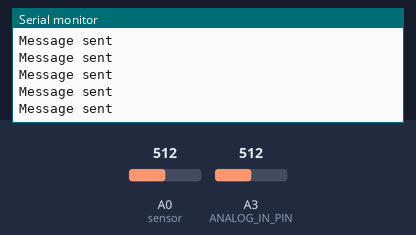
This sketch was run on a simulated Arduino Uno, built with avr-gcc and run on an emulated ATmega328P. Shown: the last lines printed to the serial monitor. The test bench sets the inputs (shaded band); at power-on: A0 (sensor) = 512, A3 (ANALOG_IN_PIN) = 512. No radio packets arrive unless stated.

Above: at 1.2 s.
1.3 s: A0 (sensor) set to 716
At 2.45 s:
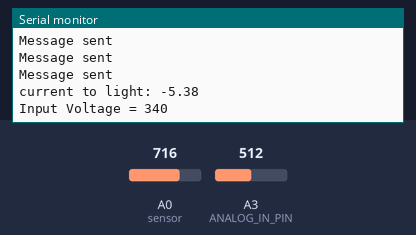
2.8 s: A3 (ANALOG_IN_PIN) set to 716
At 4.1 s:
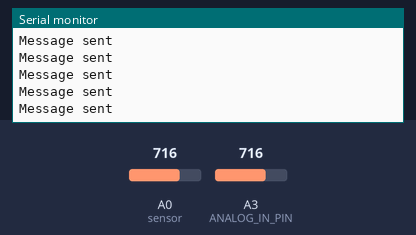
4.3 s: A0 (sensor) set to 900
At 4.42 s:
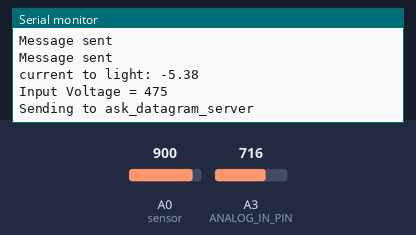
5.8 s: A3 (ANALOG_IN_PIN) set to 900
At 6.19 s:
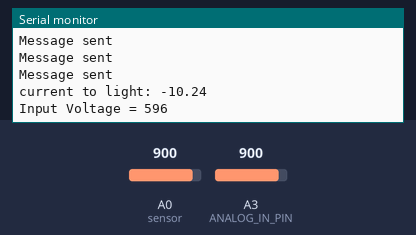
Timing chart, 0 to 8.3 s (numbered marks = the images above; inputs shaded):
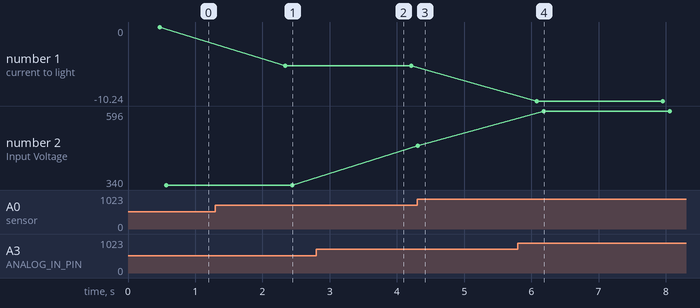

The sketch:

transmitter_with_voltage.ino
```cpp
#include <RHDatagram.h>
#include <RH_ASK.h>
#include <SPI.h>


//RH communication
#define CLIENT_ADDRESS 2
#define SERVER_ADDRESS 1
#define ANALOG_IN_PIN A3
// Singleton instance of the radio driver
RH_ASK driver (2000, 4, 2, 5);
// Class to manage message delivery and receipt, using the driver declared above
RHDatagram manager(driver, CLIENT_ADDRESS);


struct dataStruct{
  float lightValue;
  //float tileValue;
  int voltageValue;
  unsigned long counter;
}dataStructValue;

byte buf[sizeof(dataStructValue)] = {0};

void setup() {
  Serial.begin(9600);

  //RF communication
  if (!manager.init())
    Serial.println("init failed");

  dataStructValue.lightValue=0;
  //dataStructValue.tileValue=0;
  dataStructValue.voltageValue=0;
}

void loop() {
  //Serial.println("------------------------------------");
  float lightValue;
  //float tileValue;
  int voltageValue;

  /*
  tile(); //Read temp sensor
  //delay(1000);
  delay(100);
  */

  light(); //Read hygrometer
  //delay(1000);
  delay(100);

  voltage(); //Read hygrometer
  //delay(1000);
  delay(100);


  SendValues(); //Send sensor values
  //delay(1000);
  delay(200);
  //Serial.println("------------------------------------");
}

/*
void tile() {
  unsigned int x=0;
  float AcsValue=0.0,Samples=0.0,AvgAcs=0.0,tileValue=0.0;

    for (int x = 0; x < 150; x++){ //Get 150 samples
    AcsValue = analogRead(A1);     //Read current sensor values
    Samples = Samples + AcsValue;  //Add samples together
    delay (3); // let ADC settle before next sample 3ms
  }
  AvgAcs=Samples/150.0;//Taking Average of Samples

  //((AvgAcs * (5.0 / 1024.0)) is converitng the read voltage in 0-5 volts
  //2.5 is offset(I assumed that arduino is working on 5v so the viout at no current comes
  //out to be 2.5 which is out offset. If your arduino is working on different voltage than
  //you must change the offset according to the input voltage)
  //0.185v(185mV) is rise in output voltage when 1A current flows at input
  tileValue = (2.5 - (AvgAcs * (5.0 / 1024.0)) )/0.185;

  Serial.print("current to tile: ");
  Serial.println(tileValue);//Print the read current on Serial monitor
  dataStructValue.tileValue = tileValue;
}
*/

void light() {
  unsigned int x=0;
  float AcsValue=0.0,Samples=0.0,AvgAcs=0.0,lightValue=0.0;

    for (int x = 0; x < 150; x++){ //Get 150 samples
    AcsValue = analogRead(A0);     //Read current sensor values
    Samples = Samples + AcsValue;  //Add samples together
    delay (3); // let ADC settle before next sample 3ms
  }
  AvgAcs=Samples/150.0;//Taking Average of Samples

  //((AvgAcs * (5.0 / 1024.0)) is converitng the read voltage in 0-5 volts
  //2.5 is offset(I assumed that arduino is working on 5v so the viout at no current comes
  //out to be 2.5 which is out offset. If your arduino is working on different voltage than
  //you must change the offset according to the input voltage)
  //0.185v(185mV) is rise in output voltage when 1A current flows at input
  lightValue = (2.5 - (AvgAcs * (5.0 / 1024.0)) )/0.185;

  Serial.print("current to light: ");
  Serial.println(lightValue);//Print the read current on Serial monitor
  dataStructValue.lightValue = lightValue;
}


void voltage() {
  // Floats for ADC voltage & Input voltage
  float adc_voltage = 0.0;
  float in_voltage = 0.0;
  float percent = 0.0;
  float voltageV = 0.0;
  int voltageValue = 0;

  // Floats for resistor values in divider (in ohms)
  float R1 = 30000.0;
  float R2 = 7500.0;

  // Float for Reference Voltage
  float ref_voltage = 5.0;

  // Integer for ADC value
  int adc_value = 0;

  // Read the Analog Input
   adc_value = analogRead(A3);

   // Determine voltage at ADC input
   adc_voltage  = (adc_value * ref_voltage) / 1024.0;

   // Calculate voltage at divider input
   in_voltage = adc_voltage / (R2/(R1+R2)) ;

  voltageV = in_voltage + 0.5;
  percent = ((voltageV - 0.4) / 3.7) * 100;
  voltageValue = percent;


  // Print results to Serial Monitor to 2 decimal places
  Serial.print("Input Voltage = ");
  //Serial.print(in_voltage);
  Serial.println(voltageValue);
  //Serial.print(percent);
  //Serial.println("%");
  dataStructValue.voltageValue = voltageValue;
  // Short delay
  //delay(500);
}

//RF communication
void SendValues() {
  //Load message into data-array
  //byte data[sizeof(sensorValues)];

  byte zize=sizeof(dataStructValue);
  memcpy (buf, &dataStructValue, zize);


  Serial.println("Sending to ask_datagram_server");
  int i = 0;
  int repeat = 10; //Times to repeat same message

  // Send a message to manager_server
  while (i<repeat)
  {
    if (manager.sendto(buf, zize, SERVER_ADDRESS))
    {
      Serial.println("Message sent");
    }
    else
    {
      Serial.println("sendto failed");
    }
    delay(100);
    i = i+1;
  }
  dataStructValue.counter = dataStructValue.counter + 1;
}
```

Measured:
- after the input at 1.3 s, the serial monitor: prints a new line after 1.0 s (image 1)
- after the input at 5.8 s, the serial monitor: prints a new line after 0.38 s (image 4)
- plotted number 1: 0 → -5.38 after the input at 1.3 s
- plotted number 2: 475 → 596 after the input at 5.8 s
